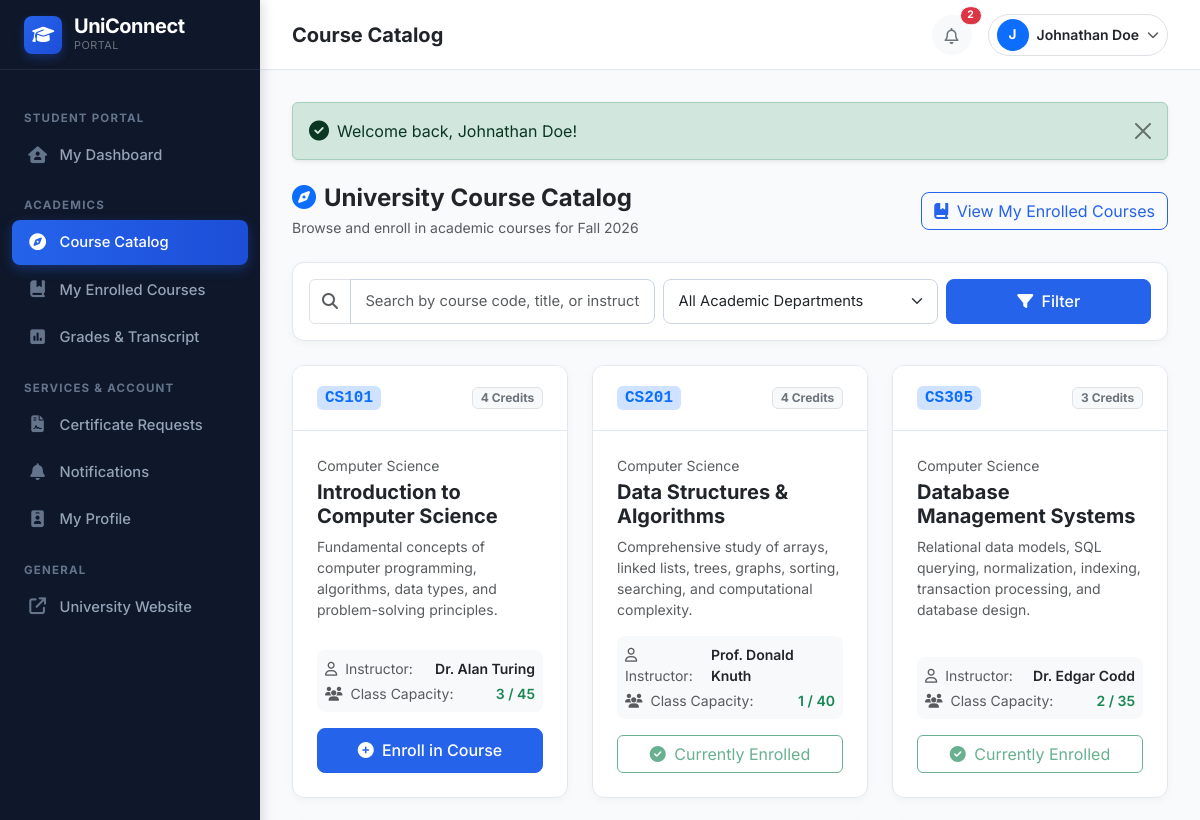
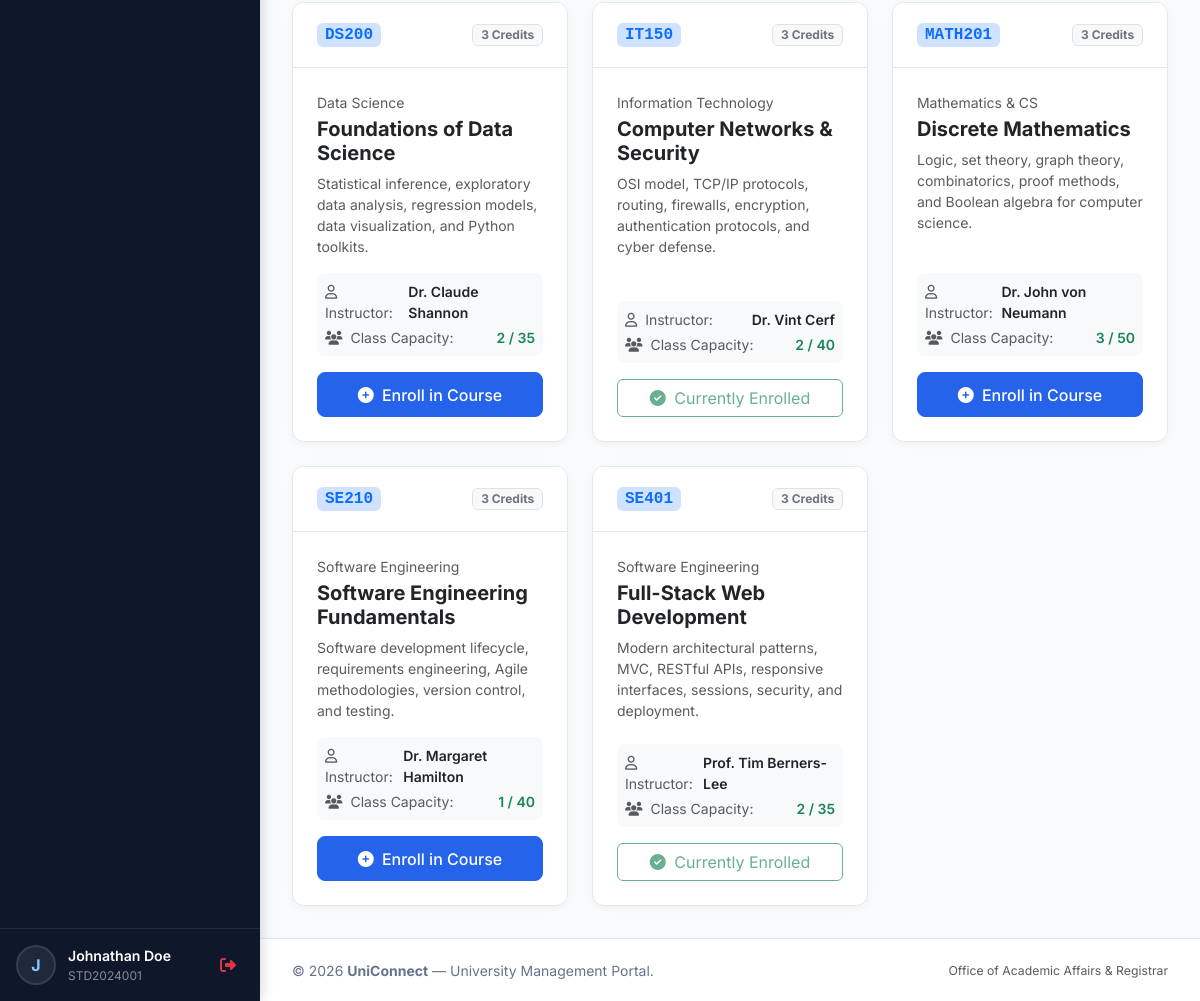
The page /student/courses.php (signed in) on the database its author committed (2 pictures, top to bottom).
### tables this page shows
CREATE TABLE `courses` (
  `id` INT AUTO_INCREMENT PRIMARY KEY,
  `course_code` VARCHAR(30) NOT NULL UNIQUE,
  `course_name` VARCHAR(150) NOT NULL,
  `department` VARCHAR(100) NOT NULL,
  `credits` INT NOT NULL DEFAULT 3,
  `semester` VARCHAR(50) NOT NULL DEFAULT 'Fall 2026',
  `instructor_name` VARCHAR(100) NOT NULL,
  `description` TEXT DEFAULT NULL,
  `max_capacity` INT NOT NULL DEFAULT 40,
  `status` ENUM('active', 'inactive') NOT NULL DEFAULT 'active',
  `created_at` TIMESTAMP DEFAULT CURRENT_TIMESTAMP
);

### includes/functions.php (called while the page is built, shortened)
<?php
function e($string) {
    return htmlspecialchars((string)$string, ENT_QUOTES, 'UTF-8');
}

### student/courses.php (the view, shortened to what this page needs)
<?php
$pdo = get_db_connection();
$user = current_user();
$stmtStudent = $pdo->prepare("SELECT id, department, semester FROM students WHERE user_id = ? LIMIT 1");
$stmtStudent->execute([$user['id']]);
$student = $stmtStudent->fetch();
$studentId = $student['id'];
$search = trim($_GET['search'] ?? '');
$query = "
    SELECT c.*,
           (SELECT COUNT(*) FROM enrollments e WHERE e.course_id = c.id AND e.status != 'dropped') AS enrolled_students,
           (SELECT COUNT(*) FROM enrollments e WHERE e.course_id = c.id AND e.student_id = ? AND e.status != 'dropped') AS is_enrolled
    FROM courses c
    WHERE c.status = 'active'
";
$params = [$studentId];
$query .= " ORDER BY c.course_code ASC";
$stmtCourses = $pdo->prepare($query);
$stmtCourses->execute($params);
$courses = $stmtCourses->fetchAll();
require_once __DIR__ . '/../includes/header.php';
?>
<div class="d-flex flex-column flex-md-row justify-content-between align-items-md-center gap-3 mb-4">
    <div>
        <h4 class="fw-bold mb-1 text-dark"><i class="fa-solid fa-compass text-primary me-2"></i>University Course Catalog</h4>
        <p class="text-muted small mb-0">Browse and enroll in academic courses for <?= DEFAULT_SEMESTER ?></p>
    </div>
    <div>
        <a href="<?= BASE_URL ?>student/my-courses.php" class="btn btn-outline-primary">
            <i class="fa-solid fa-book-bookmark me-1"></i> View My Enrolled Courses
        </a>
    </div>
</div>
<div class="card-academic mb-4">
    <div class="card-body p-3">
        <form method="GET" action="" class="row g-2 align-items-center">
            <div class="col-md-5">
                <div class="input-group">
                    <span class="input-group-text bg-white text-muted"><i class="fa-solid fa-magnifying-glass"></i></span>
                    <input type="text" name="search" class="form-control" placeholder="Search by course code, title, or instructor..." value="<?= e($search) ?>">
                </div>
            </div>
            <div class="col-md-4">
                <select name="department" class="form-select">
                    <option value="">All Academic Departments</option>
                </select>
            </div>
            <div class="col-md-3 d-flex gap-2">
                <button type="submit" class="btn btn-primary flex-fill"><i class="fa-solid fa-filter me-1"></i> Filter</button>
            </div>
        </form>
    </div>
</div>
<div class="row g-4">
    <?php if (empty($courses)): ?>
        <div class="col-12">
            <div class="card-academic text-center py-5">
                <i class="fa-solid fa-book-open text-muted fs-1 mb-3"></i>
                <h5>No courses found</h5>
                <p class="text-muted small">Try adjusting your search criteria or filter options.</p>
                <a href="<?= BASE_URL ?>student/courses.php" class="btn btn-outline-primary btn-sm">Clear All Filters</a>
            </div>
        </div>
    <?php else: ?>
        <?php foreach ($courses as $c): ?>
            <?php
                $isEnrolled = (int)$c['is_enrolled'] > 0;
                $isFull = (int)$c['enrolled_students'] >= (int)$c['max_capacity'];
            ?>
            <div class="col-md-6 col-xl-4">
                <div class="card-academic h-100 d-flex flex-column">
                    <div class="card-header-custom">
                        <span class="badge bg-primary-subtle text-primary fw-bold font-monospace px-2 py-1 fs-6">
                            <?= e($c['course_code']) ?>
                        </span>
                        <span class="badge bg-light text-secondary border">
                            <?= (int)$c['credits'] ?> Credits
                        </span>
                    </div>
                    <div class="card-body p-4 flex-grow-1 d-flex flex-direction-column flex-column justify-content-between">
                        <div>
                            <div class="text-muted small mb-1"><?= e($c['department']) ?></div>
                            <h5 class="fw-bold text-dark mb-2"><?= e($c['course_name']) ?></h5>
                            <p class="text-muted small mb-3">
                                <?= e($c['description'] ?: 'No course description available.') ?>
                            </p>
                        </div>
                        <div>
                            <div class="p-2 bg-light rounded-3 small mb-3">
                                <div class="d-flex justify-content-between text-muted mb-1">
                                    <span><i class="fa-regular fa-user me-1"></i> Instructor:</span>
                                    <span class="fw-semibold text-dark"><?= e($c['instructor_name']) ?></span>
                                </div>
                                <div class="d-flex justify-content-between text-muted">
                                    <span><i class="fa-solid fa-users me-1"></i> Class Capacity:</span>
                                    <span class="fw-semibold <?= $isFull ? 'text-danger' : 'text-success' ?>">
                                        <?= (int)$c['enrolled_students'] ?> / <?= (int)$c['max_capacity'] ?>
                                    </span>
                                </div>
                            </div>
                            <?php if ($isEnrolled): ?>
                                <button type="button" class="btn btn-outline-success w-100" disabled>
                                    <i class="fa-solid fa-check-circle me-1"></i> Currently Enrolled
                                </button>
                            <?php elseif ($isFull): ?>
                                <button type="button" class="btn btn-secondary w-100" disabled>
                                    <i class="fa-solid fa-ban me-1"></i> Class Full
                                </button>
                            <?php else: ?>
                                <form method="POST" action="">
                                    <button type="submit" class="btn btn-primary w-100" data-confirm="Confirm enrollment in <?= e($c['course_code']) ?> for <?= e($c['semester']) ?>?">
                                        <i class="fa-solid fa-plus-circle me-1"></i> Enroll in Course
                                    </button>
                                </form>
                            <?php endif; ?>
                        </div>
                    </div>
                </div>
            </div>
        <?php endforeach; ?>
    <?php endif; ?>
</div>
<?php require_once __DIR__ . '/../includes/footer.php'; ?>

### assets/css/style.css (style rules this page uses)
:root { --primary-color: #0f4c81; --primary-hover: #0c3d67; --primary-dark: #0a2540; --accent-color: #2563eb; --accent-light: #eff6ff; --secondary-color: #475569; --success-color: #10b981; --warning-color: #f59e0b; --danger-color: #ef4444; --bg-light: #f8fafc; --card-border: #e2e8f0; --text-dark: #1e293b; --text-muted: #64748b; --sidebar-width: 260px; --sidebar-bg: #0f172a; --sidebar-hover: #1e293b; --sidebar-active: #2563eb; }
body { font-family: 'Inter', -apple-system, BlinkMacSystemFont, "Segoe UI", Roboto, "Helvetica Neue", Arial, sans-serif; background-color: var(--bg-light); color: var(--text-dark); min-height: 100vh; }
.card-academic { background: #ffffff; border: 1px solid var(--card-border); border-radius: 12px; box-shadow: 0 2px 8px rgba(0, 0, 0, 0.04); transition: transform 0.2s ease, box-shadow 0.2s ease; overflow: hidden; }
.card-academic .card-header-custom { padding: 1.25rem 1.5rem; background-color: #ffffff; border-bottom: 1px solid var(--card-border); display: flex; align-items: center; justify-content: space-between; }
.form-control, .form-select { border-radius: 8px; border-color: #cbd5e1; padding: 0.65rem 0.9rem; font-size: 0.92rem; }
.btn-primary { background-color: var(--accent-color); border-color: var(--accent-color); border-radius: 8px; padding: 0.6rem 1.25rem; font-weight: 500; }
.btn-outline-primary { color: var(--accent-color); border-color: var(--accent-color); border-radius: 8px; }

### rows shown on the page
courses: course_code "CS101", credits "4", department "Computer Science", course_name "Introduction to Computer Science", description "Fundamental concepts of computer programming, algorithms, data types, and problem-solving principles.", instructor_name "Dr. Alan Turing", enrolled_students "3", max_capacity "45"
courses: course_code "CS201", credits "4", department "Computer Science", course_name "Data Structures & Algorithms", description "Comprehensive study of arrays, linked lists, trees, graphs, sorting, searching, and computational complexity.", instructor_name "Prof. Donald Knuth", enrolled_students "1", max_capacity "40", shows "Currently Enrolled"
courses: course_code "CS305", credits "3", department "Computer Science", course_name "Database Management Systems", description "Relational data models, SQL querying, normalization, indexing, transaction processing, and database design.", instructor_name "Dr. Edgar Codd", enrolled_students "2", max_capacity "35", shows "Currently Enrolled"
courses: course_code "DS200", credits "3", department "Data Science", course_name "Foundations of Data Science", description "Statistical inference, exploratory data analysis, regression models, data visualization, and Python toolkits.", instructor_name "Dr. Claude Shannon", enrolled_students "2", max_capacity "35"
courses: course_code "IT150", credits "3", department "Information Technology", course_name "Computer Networks & Security", description "OSI model, TCP/IP protocols, routing, firewalls, encryption, authentication protocols, and cyber defense.", instructor_name "Dr. Vint Cerf", enrolled_students "2", max_capacity "40", shows "Currently Enrolled"
courses: course_code "MATH201", credits "3", department "Mathematics & CS", course_name "Discrete Mathematics", description "Logic, set theory, graph theory, combinatorics, proof methods, and Boolean algebra for computer science.", instructor_name "Dr. John von Neumann", enrolled_students "3", max_capacity "50"
courses: course_code "SE210", credits "3", department "Software Engineering", course_name "Software Engineering Fundamentals", description "Software development lifecycle, requirements engineering, Agile methodologies, version control, and testing.", instructor_name "Dr. Margaret Hamilton", enrolled_students "1", max_capacity "40"
courses: course_code "SE401", credits "3", department "Software Engineering", course_name "Full-Stack Web Development", description "Modern architectural patterns, MVC, RESTful APIs, responsive interfaces, sessions, security, and deployment.", instructor_name "Prof. Tim Berners-Lee", enrolled_students "2", max_capacity "35", shows "Currently Enrolled"

### other values the page prints
substr($currentUser['name'] ?? 'U', 0, 1) "J"
$currentUser['name'] "Johnathan Doe"
$currentUser['student_id'] "STD2024001"
$pageTitle "Course Catalog"
$unreadCount "2"
substr($user['name'], 0, 1) "J"
$user['name'] "Johnathan Doe"
$flash['message'] "Welcome back, Johnathan Doe!"
DEFAULT_SEMESTER "Fall 2026"
APP_NAME "UniConnect"
